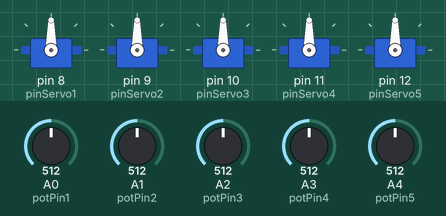
Recording of a sketch running on a simulated Arduino Uno, built with avr-gcc and run on an emulated ATmega328P. Shown: 5 × servo. Inputs (shaded band) come from the test bench; at power-on: A0 (potPin1) = 512, A1 (potPin2) = 512, A2 (potPin3) = 512, A3 (potPin4) = 512, A4 (potPin5) = 512.

Above: at 1.2 s.
1.3 s: A0 (potPin1) set to 716
At 2.2 s:
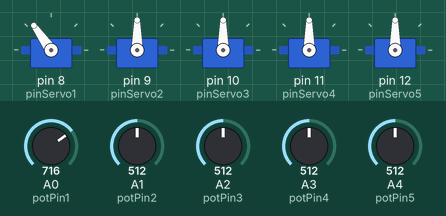
2.8 s: A1 (potPin2) set to 716
At 3.9 s:
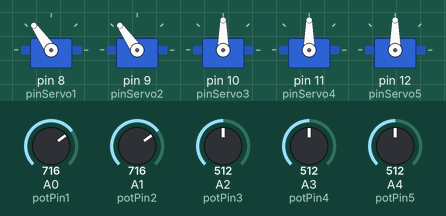
4.3 s: A2 (potPin3) set to 716
At 5.1 s:
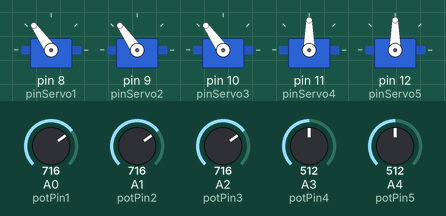
5.8 s: A3 (potPin4) set to 716
At 6.8 s:
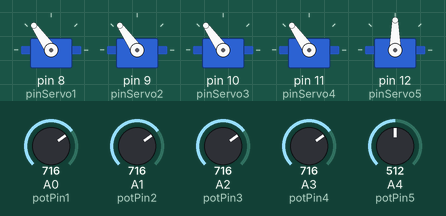
7.3 s: A4 (potPin5) set to 716
At 8.5 s:
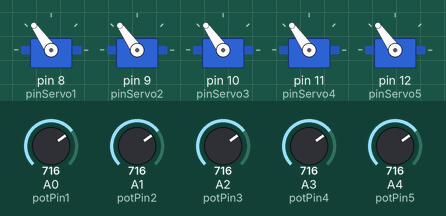
8.8 s: A0 (potPin1) set to 992
At 9.7 s:
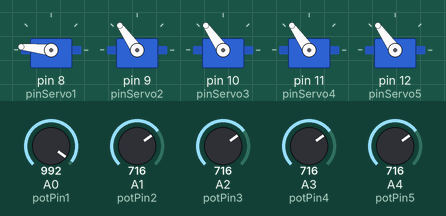
Timing chart, 0 to 11.3 s (numbered marks = the images above; inputs shaded):
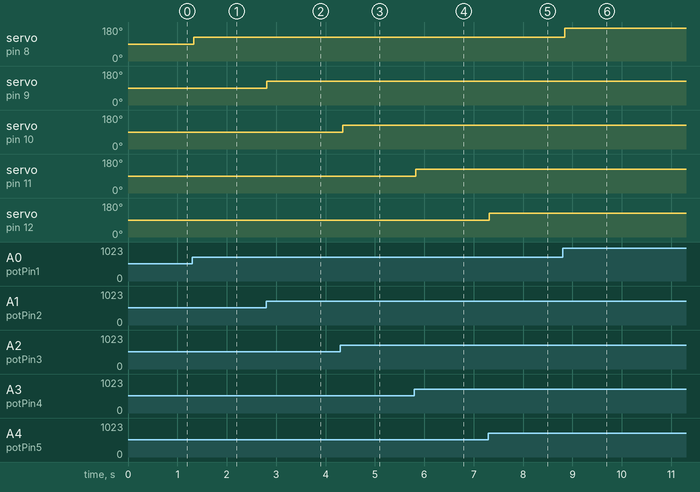

Measured:
- after the input at 1.3 s, servo on pin 8 (pinServo1): 90° → 125° at once
- after the input at 2.8 s, servo on pin 9 (pinServo2): 90° → 125° at once
- after the input at 4.3 s, servo on pin 10 (pinServo3): 90° → 125° after 0.05 s
- after the input at 5.8 s, servo on pin 11 (pinServo4): 90° → 125° at once
- after the input at 7.3 s, servo on pin 12 (pinServo5): 90° → 125° at once
- after the input at 8.8 s, servo on pin 8 (pinServo1): 125° → 174° after 0.05 s

The sketch:

sketch_nov19a.ino
```cpp
#include <Servo.h>

// Servo motor tanımları
Servo servo1;
Servo servo2;
Servo servo3;
Servo servo4;
Servo servo5;

// Servo pinleri
const int pinServo1 = 8;
const int pinServo2 = 9;
const int pinServo3 = 10;
const int pinServo4 = 11;
const int pinServo5 = 12;

// Potansiyometre pinleri
const int potPin1 = A0;
const int potPin2 = A1;
const int potPin3 = A2;
const int potPin4 = A3;
const int potPin5 = A4;

void setup() {

  // Servo motorların pinleri belirlenmesi
  servo1.attach(pinServo1);
  servo2.attach(pinServo2);
  servo3.attach(pinServo3);
  servo4.attach(pinServo4);
  servo5.attach(pinServo5);

}

void loop() {

  Servo_Motor_Aci_Ayarlama(servo1, potPin1);
  Servo_Motor_Aci_Ayarlama(servo2, potPin2);
  Servo_Motor_Aci_Ayarlama(servo3, potPin3);
  Servo_Motor_Aci_Ayarlama(servo4, potPin4);
  Servo_Motor_Aci_Ayarlama(servo5, potPin5);

  delay(50); // Biraz bekle

}

// Servo motor açısını potansiyometreden okunan değere göre ayarlayan fonksiyon
void Servo_Motor_Aci_Ayarlama(Servo& ServoMotor, int potPin) {

  int potDeger = analogRead(potPin); // Potansiyometre değeri oku
  int servoDeger = map(potDeger, 0, 1023, 0, 180); // 0-1023'ü 0-180'e dönüştür
  ServoMotor.write(servoDeger); // Servo motorun açısını ayarla

}
```
